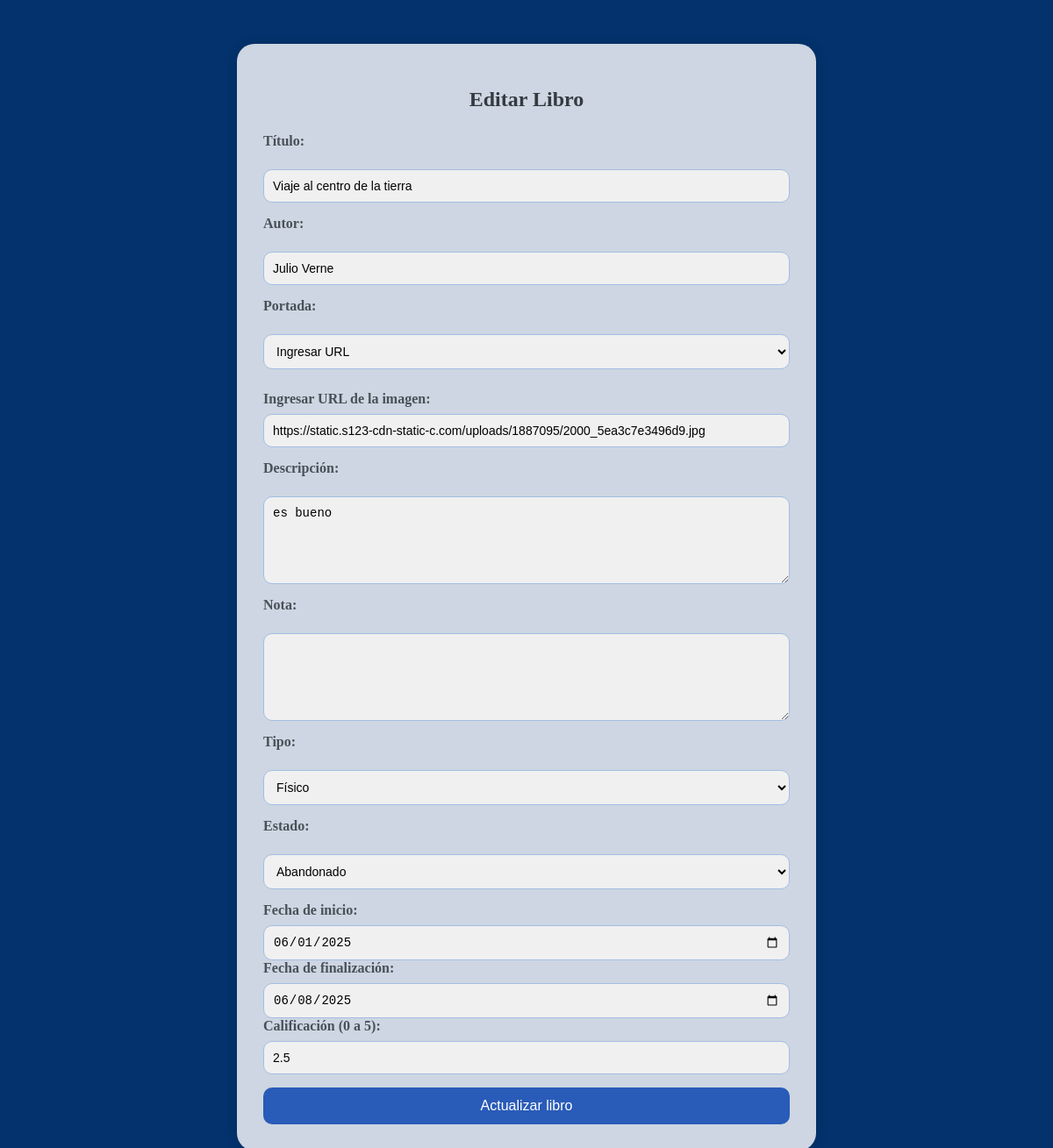
The page /editar.php?id=26 (signed in) on the database its author committed.
### tables this page shows
CREATE TABLE `libros` (
  `id` int(11) NOT NULL,
  `titulo` varchar(255) NOT NULL,
  `autor` varchar(255) DEFAULT NULL,
  `fecha_finalizacion` date DEFAULT NULL,
  `descripcion` text DEFAULT NULL,
  `nota` text DEFAULT NULL,
  `calificacion` decimal(2,1) DEFAULT NULL,
  `tipo` varchar(50) DEFAULT NULL,
  `estado` varchar(50) DEFAULT NULL,
  `estante_id` int(11) DEFAULT NULL,
  `portada` varchar(255) DEFAULT NULL,
  `fecha_inicio` date DEFAULT NULL,
  `usuario_id` int(11) DEFAULT NULL
);

### editar.php (the view, shortened to what this page needs)
<?php
include 'db.php';
$id = $_GET['id'] ?? null;
$sql = "SELECT * FROM libros WHERE id = ?";
$stmt = $conn->prepare($sql);
$stmt->bind_param("i", $id);
$stmt->execute();
$result = $stmt->get_result();
$libro = $result->fetch_assoc();
?>
<!DOCTYPE html>
<html lang="es">
<head>
  <link rel="stylesheet" href="style.css">
</head>
<div class="agregar_libro">
<h2>Editar Libro</h2>
<form action="actualizar_libro.php" method="POST" enctype="multipart/form-data">
    <label>Título:</label>
    <input type="text" name="titulo" value="<?= htmlspecialchars($libro['titulo']) ?>" required>
    <label>Autor:</label>
    <input type="text" name="autor" value="<?= htmlspecialchars($libro['autor']) ?>" required>
    <label>Portada:</label>
    <select name="opcion_portada" id="opcion_portada" onchange="mostrarOpcionesPortada(this.value)">
        <option value="url">Ingresar URL</option>
    </select>
    <div id="portada-url">
        <label>Ingresar URL de la imagen:</label>
        <input type="text" name="portada_url" value="<?= htmlspecialchars($libro['portada']) ?>">
    </div>
    <label>Descripción:</label>
    <textarea name="descripcion" rows="4"><?= htmlspecialchars($libro['descripcion']) ?></textarea>
    <label>Nota:</label>
    <textarea name="nota" rows="3"><?= htmlspecialchars($libro['nota'])?></textarea>
    <label>Tipo:</label>
    <select name="tipo">
        <option value="fisico" <?= $libro['tipo'] == 'fisico' ? 'selected' : '' ?>>Físico</option>
    </select>
    <label>Estado:</label>
    <select name="estado" id="estado" onchange="mostrarOpcionesEstado(this.value)">
        <option value="abandonado" <?= $libro['estado'] == 'abandonado' ? 'selected' : '' ?>>Abandonado</option>
    </select>
    <div id="campos-lectura">
        <label>Fecha de inicio:</label>
        <input type="date" id="fecha_inicio" name="fecha_inicio" value="<?= htmlspecialchars($libro['fecha_inicio']) ?>" onchange="document.getElementById('fecha_fin').min = this.value">
        <label>Fecha de finalización:</label>
        <input type="date" id="fecha_finalizacion" name="fecha_finalizacion" value="<?= htmlspecialchars($libro['fecha_finalizacion']) ?>">
        <label>Calificación (0 a 5):</label>
        <input type="number" name="calificacion" min="0" max="5" step="0.5" value="<?= htmlspecialchars($libro['calificacion']) ?>">
    </div>
    <input type="submit" value="Actualizar libro">
</form>
</div>
</html>

### style.css (style rules this page uses)
.agregar_libro { max-width: 600px; margin: 50px auto; padding: 30px; background-color:rgba(255, 255, 255, 0.8); border-radius: 20px; box-shadow: 0 0 15px rgba(0, 0, 0, 0.1); font-family: 'Times New Roman', Times, serif; }
.agregar_libro h2 { text-align: center; margin-bottom: 25px; color: #343a40; }
.agregar_libro form { display: flex; flex-direction: column; gap: 15px; }
.agregar_libro label { font-weight: bold; color: #495057; }
.agregar_libro input[type="text"], .agregar_libro input[type="date"], .agregar_libro input[type="number"], .agregar_libro input[type="url"], .agregar_libro input[type="file"], .agregar_libro select, .agregar_libro textarea, .contenedor-perfil input[type="text"], .contenedor-perfil input[type="url"], .contenedor-perfil input[type="file"], .contenedor-perfil select, .contenedor-perfil textarea { width: 100%; padding: 10px; margin-top: 8px; border: 1px solid #a3bde3; border-radius: 10px; background-color: #f0f0f0; font-size: 14px; box-sizing: border-box; }
.agregar_libro textarea { resize: vertical; min-height: 100px; }
.agregar_libro input[type="submit"] { background-color: #295bb8; color: white; padding: 12px; border: none; border-radius: 10px; cursor: pointer; transition: background-color 0.3s ease; font-size: 16px; }
#portada-url, #portada-archivo { display: none; margin-top: 10px; }
#campos-lectura, #estante-opciones { display: none }

### rows shown on the page
libros: titulo "Viaje al centro de la tierra", autor "Julio Verne", portada_url "https://static.s123-cdn-static-c.com/uploads/1887095/2000_5ea3c7e3496d9.jpg", descripcion "es bueno", tipo "Físico", estado "Abandonado", fecha_inicio "06/01/2025", fecha_finalizacion "06/08/2025", calificacion "2.5"
